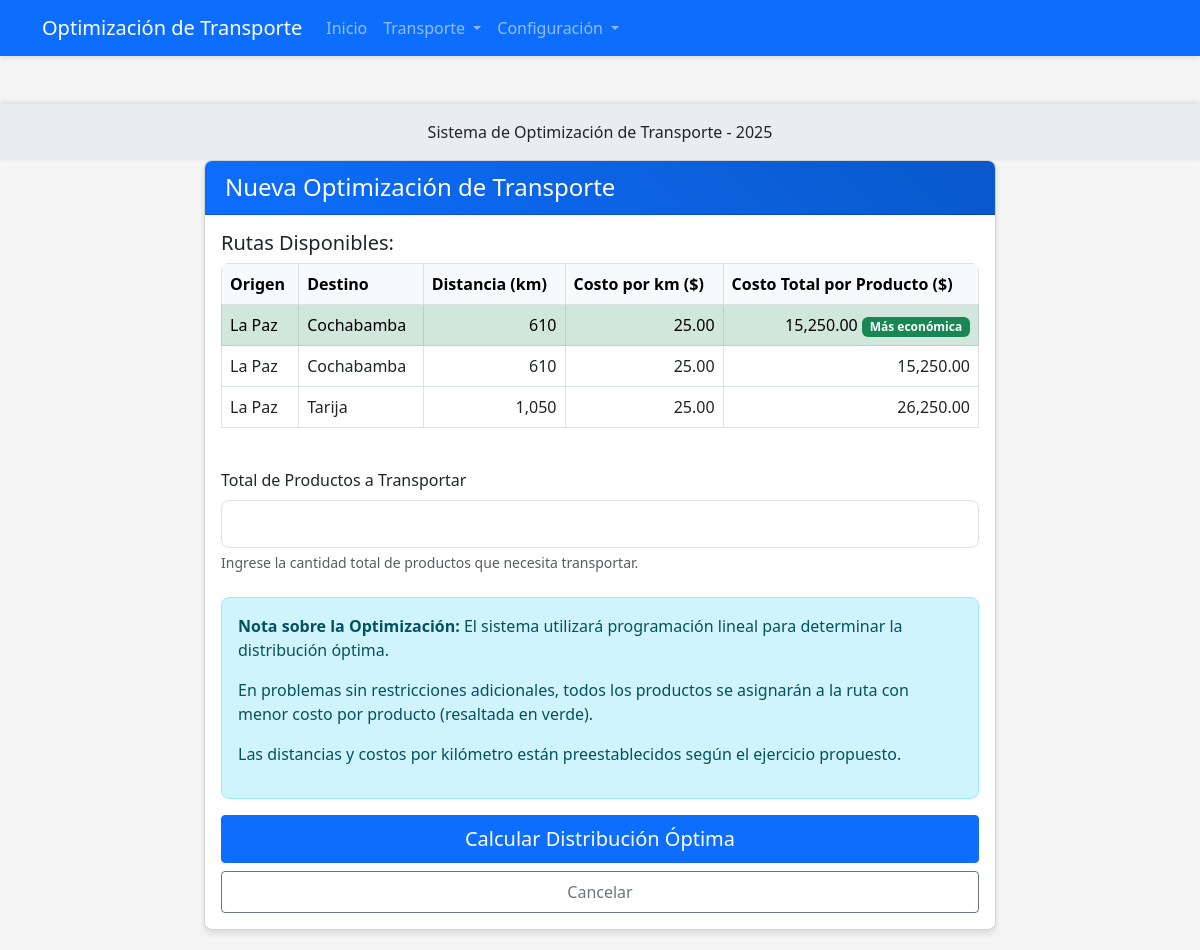
The page /proyecto_transporte/public/index.php?controller=transporte&action=optimizar on the database its author committed.
### tables this page shows
CREATE TABLE `rutas` (
  `id` int(11) NOT NULL,
  `origen_id` int(11) NOT NULL,
  `destino_id` int(11) NOT NULL,
  `distancia` int(11) NOT NULL,
  `costo_km` decimal(10,2) NOT NULL,
  `created_at` timestamp NOT NULL DEFAULT current_timestamp()
);

CREATE TABLE `ciudades` (
  `id` int(11) NOT NULL,
  `nombre` varchar(100) NOT NULL,
  `created_at` timestamp NOT NULL DEFAULT current_timestamp()
);

### proyecto_transporte/controllers/TransporteController.php (called while the page is built, shortened)
<?php
$base_path = dirname(__DIR__);
require_once $base_path . '/models/TransporteModel.php';
require_once $base_path . '/models/RutaModel.php';
class TransporteController {
    private $transporteModel;
    private $base_path;
    public function __construct() {
        $this->transporteModel = new TransporteModel();
$this->base_path = BASE_PATH;
    }
    public function optimizar() {
        $rutas = $this->transporteModel->getRutasOptimizacion();
        include_once $this->base_path . '/views/layouts/main.php';
        include_once $this->base_path . '/views/transporte/optimizar.php';
    }
}
?>

### proyecto_transporte/models/TransporteModel.php (called while the page is built, shortened)
<?php
class TransporteModel {
    public function __construct() {
        $database = new Database();
    }
    public function getRutasOptimizacion() {
        $rutaModel = new RutaModel();
        $stmt = $rutaModel->getAll();
        $rutas = [];
        while ($row = $stmt->fetch(PDO::FETCH_ASSOC)) {
            $rutas[] = [
                'id' => $row['id'],
                'origen_id' => $row['origen_id'],
                'destino_id' => $row['destino_id'],
                'origen_nombre' => $row['origen_nombre'],
                'destino_nombre' => $row['destino_nombre'],
                'distancia' => $row['distancia'],
                'costo_km' => $row['costo_km']
            ];
        }
        return $rutas;
    }
}
?>

### proyecto_transporte/config/database.php (called while the page is built, shortened)
<?php
class Database {
    private $host = 'localhost';
    private $db_name = 'transporte_optimizacion';
    private $username = 'root';
    private $password = '';
    public function getConnection() {
        $this->conn = null;
        try {
            $this->conn = new PDO(
                "mysql:host={$this->host};dbname={$this->db_name}",
                $this->username,
                $this->password
            );
            $this->conn->setAttribute(PDO::ATTR_ERRMODE, PDO::ERRMODE_EXCEPTION);
            $this->conn->exec("set names utf8");
        } catch(PDOException $e) {
            echo "Error de conexión: " . $e->getMessage();
        }
        return $this->conn;
    }
}
?>

### proyecto_transporte/models/RutaModel.php (called while the page is built, shortened)
<?php
$serverRoot = $_SERVER['DOCUMENT_ROOT'];
$projectFolder = '/proyecto_transporte';
$projectRoot = $serverRoot . $projectFolder;
require_once $projectRoot . '/config/database.php';
class RutaModel {
    private $conn;
    private $table_name = "rutas";
    public function __construct() {
        $database = new Database();
        $this->conn = $database->getConnection();
    }
    public function getAll() {
        $query = "SELECT r.id, r.origen_id, r.destino_id, r.distancia, r.costo_km, r.created_at,
                        o.nombre as origen_nombre, d.nombre as destino_nombre
                  FROM " . $this->table_name . " r
                  LEFT JOIN ciudades o ON r.origen_id = o.id
                  LEFT JOIN ciudades d ON r.destino_id = d.id
                  ORDER BY r.id";
        $stmt = $this->conn->prepare($query);
        $stmt->execute();
        return $stmt;
    }
}
?>

### proyecto_transporte/views/transporte/optimizar.php (the view, shortened to what this page needs)
<div class="row justify-content-center">
    <div class="col-md-8">
        <div class="card">
            <div class="card-header bg-primary text-white">
                <h4 class="mb-0">Nueva Optimización de Transporte</h4>
            </div>
            <div class="card-body">
                <form action="index.php?controller=transporte&action=procesarOptimizacion" method="post">
                    <div class="mb-4">
                        <h5>Rutas Disponibles:</h5>
                        <div class="table-responsive">
                            <table class="table table-bordered">
                                <thead class="table-light">
                                    <tr>
                                        <th>Origen</th>
                                        <th>Destino</th>
                                        <th>Distancia (km)</th>
                                        <th>Costo por km ($)</th>
                                        <th>Costo Total por Producto ($)</th>
                                    </tr>
                                </thead>
                                <tbody>
                                    <?php
                                    $rutasOrdenadas = $rutas;
                                    usort($rutasOrdenadas, function($a, $b) {
                                        return $a['costo_total'] - $b['costo_total'];
                                    });
                                    foreach ($rutasOrdenadas as $index => $ruta):
                                        $esRutaMasEconomica = ($index === 0);
                                    ?>
                                    <tr <?php echo $esRutaMasEconomica ? 'class="table-success"' : ''; ?>>
                                        <td><?php echo $ruta['origen_nombre']; ?></td>
                                        <td><?php echo $ruta['destino_nombre']; ?></td>
                                        <td class="text-end"><?php echo number_format($ruta['distancia']); ?></td>
                                        <td class="text-end"><?php echo number_format($ruta['costo_km'], 2); ?></td>
                                        <td class="text-end">
                                            <?php echo number_format($ruta['distancia'] * $ruta['costo_km'], 2); ?>
                                            <?php if ($esRutaMasEconomica): ?>
                                                <span class="badge bg-success">Más económica</span>
                                            <?php endif; ?>
                                        </td>
                                    </tr>
                                    <?php endforeach; ?>
                                </tbody>
                            </table>
                        </div>
                    </div>
                    <div class="mb-4">
                        <label for="total_productos" class="form-label">Total de Productos a Transportar</label>
                        <input type="number" class="form-control form-control-lg" id="total_productos" name="total_productos" min="1" required>
                        <div class="form-text">Ingrese la cantidad total de productos que necesita transportar.</div>
                    </div>
                    <div class="alert alert-info">
                        <p><strong>Nota sobre la Optimización:</strong> El sistema utilizará programación lineal para determinar la distribución óptima.</p>
                        <p>En problemas sin restricciones adicionales, todos los productos se asignarán a la ruta con menor costo por producto (resaltada en verde).</p>
                        <p>Las distancias y costos por kilómetro están preestablecidos según el ejercicio propuesto.</p>
                    </div>
                    <div class="d-grid gap-2">
                        <button type="submit" class="btn btn-primary btn-lg">Calcular Distribución Óptima</button>
                        <a href="index.php?controller=transporte" class="btn btn-outline-secondary">Cancelar</a>
                    </div>
                </form>
            </div>
        </div>
    </div>
</div>

### proyecto_transporte/public/css/style.css (style rules this page uses)
body { background-color: #f5f5f5; font-family: 'Segoe UI', Tahoma, Geneva, Verdana, sans-serif; }
.card { box-shadow: 0 4px 6px rgba(0, 0, 0, 0.1); margin-bottom: 20px; border-radius: 8px; overflow: hidden; transition: transform 0.3s ease; }
.card-header { font-weight: bold; padding: 12px 20px; }
.btn { border-radius: 4px; padding: 8px 16px; font-weight: 500; }
.btn-primary { background-color: #0d6efd; border-color: #0d6efd; }
.table th, .table td { vertical-align: middle; }
.table-responsive { border-radius: 8px; overflow: hidden; }
.alert { animation: fadeIn 0.5s ease-in-out; border-radius: 8px; }
.card-header.bg-primary { background: linear-gradient(45deg, #0d6efd, #0a58ca); }

### rows shown on the page
rutas: origen.nombre "La Paz", destino.nombre "Cochabamba", distancia "610", costo_km "25.00", $ruta['distancia'] * $ruta['costo_km'] "15,250.00", shows "Más económica"
rutas: origen.nombre "La Paz", destino.nombre "Tarija", distancia "1,050", costo_km "25.00", $ruta['distancia'] * $ruta['costo_km'] "26,250.00"
